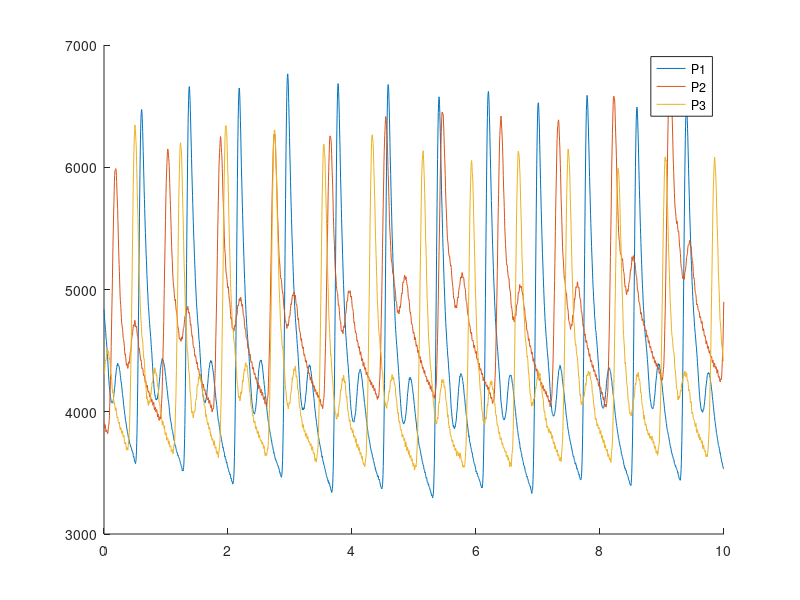

Write MATLAB code to recreate this figure. (Note: this script raises an error after producing the figure.)
%% Lena Castel-Wohnlich and Wolfgang Fuchs present: 
% Determination of ejection duration and flow model using pressure curves

%% Load Data, define important variables
clear;
close all;
load("Project3_02_Data.mat");
fs=250;                             %Sampling f; all freq in Hz
L= length(struct(1).pressure);      %Luckily all measurments of equal L


%% Visualize data
% Plot data
figure; hold on 
t= (0:L-1) *1/fs;
plot(t,struct(1).pressure,t,struct(2).pressure,t,struct(3).pressure)
legend("P1","P2","P3")

% Plot spectra
[P1,f1]=calculateSpectrum(fft(struct(1).pressure),fs);
[P2,f2]=calculateSpectrum(fft(struct(2).pressure),fs);
[P3,f3]=calculateSpectrum(fft(struct(3).pressure),fs);
figure; hold on
subplot(3,1,1); semilogy(f1,P1); title("FFT of Signal #1"); xlabel("Frequency [Hz]")
subplot(3,1,2); semilogy(f2,P2); title("FFT of Signal #2"); xlabel("Frequency [Hz]")
subplot(3,1,3); semilogy(f3,P3); title("FFT of Signal #3"); xlabel("Frequency [Hz]")

%% Filter 
% FFT suggests signal below and noise above 20Hz; 60Hz peak= powerline noise; 
% What is the 40Hz peak ?? Signal or noise? 40Hz noise?
% Filter toolbox: Creation of Lowpass with fc =30
% -> IIR filter with minimum order selcted (eliptic window)
f_c_L=30;

struct(1).x=filtfilt(IIR_Lowpass(f_c_L).sosMatrix, IIR_Lowpass(f_c_L).ScaleValues,struct(1).pressure);
struct(2).x=filtfilt(IIR_Lowpass(f_c_L).sosMatrix, IIR_Lowpass(f_c_L).ScaleValues,struct(2).pressure);
struct(3).x=filtfilt(IIR_Lowpass(f_c_L).sosMatrix, IIR_Lowpass(f_c_L).ScaleValues,struct(3).pressure);
figure; hold on
subplot(3,1,1);plot(t,struct(1).pressure,t,struct(1).x); xlabel("time (s)")
subplot(3,1,2);plot(t,struct(2).pressure,t,struct(2).x); xlabel("time (s)")
subplot(3,1,3);plot(t,struct(3).pressure,t,struct(3).x); xlabel("time (s)")

%% Split to single beats and scale plots
% using findpeaks, we detect the lowest values, where we assume a single
% beat starts. 
% 1 Pa = 133,322 mmHg


for i = 1:3
    
[struct(i).peak,struct(i).location] = findpeaks(-struct(i).x,t,'MinPeakDistance', 0.5);
struct(i).location = struct(i).location *fs/1;

for ii = 1:(length(struct(i).location)-1)
    a = struct(i).location(ii);
    b = struct(i).location(ii+1);
    struct(i).singlebeat(ii).signal = struct(i).x(round(a):round(b));           % round to create integer
    struct(i).singlebeat(ii).time = (0:length(struct(i).singlebeat(ii).signal)-1) *1/fs;
end
end 

mmHg_Pa = 0.02; % change of unit --> I don't know which unit it is


figure; title("Single beats #1");hold on;
for ii = 1:length(struct(1).location)-1
    plot(struct(1).singlebeat(ii).time,struct(1).singlebeat(ii).signal*mmHg_Pa); xlabel("time (s)")
    ylim([struct(1).dbp struct(1).sbp])
end


figure; title("Single beats #2");
for ii = 1:length(struct(2).location)-1
    hold on; 
    plot(struct(2).singlebeat(ii).time,struct(2).singlebeat(ii).signal*mmHg_Pa); xlabel("time (s)")
    ylim([struct(2).dbp struct(2).sbp])
end

figure; title("Single beats #3");
for ii = 1:length(struct(3).location)-1
    hold on; 
    plot(struct(3).singlebeat(ii).time,struct(3).singlebeat(ii).signal*mmHg_Pa); xlabel("time (s)")
    ylim([struct(3).dbp struct(3).sbp])
end


% figure; hold on
% subplot(3,1,1); plot(struct(1).x); hold on; plot(struct(1).location,-struct(1).peak,'x')
% subplot(3,1,2); plot(struct(2).x); hold on; plot(struct(2).location,-struct(2).peak,'x')
% subplot(3,1,3); plot(struct(3).x); hold on; plot(struct(3).location,-struct(3).peak,'x')
% xlabel("time (s)")
% this was just for testing if it fits

%% 3-point-moving-average filter



%% Systolic peak (absolute maximum)
for i = 1:3
for ii = 1:length(struct(i).location)-1
    [struct(i).singlebeat(ii).max,struct(i).singlebeat(ii).locmax] = max(struct(i).singlebeat(ii).signal);
end
end

%% Dicrotic notch (first local minimum after systolic peak)
for i = 1:3
for ii = 1:length(struct(i).location)-1
    [struct(i).singlebeat(ii).dicrotic,struct(i).singlebeat(ii).locdic] = findpeaks(-struct(i).singlebeat(ii).signal,struct(i).singlebeat(ii).time,'MinPeakProminence',100);
end
end


%%%%%%%%%%%%%%%% TEST PLOTS %%%%%%%%%%%%%%%%%%%%%%%%%%%%%%%%%%%%%%%%%%%%%%%%%%%%
figure; title("Single beats #1");hold on;
for ii = 1:length(struct(1).location)-1
    plot(struct(1).singlebeat(ii).time,struct(1).singlebeat(ii).signal); xlabel("time (s)")
    plot((struct(1).singlebeat(ii).locmax-1)/fs,struct(1).singlebeat(ii).max, 'x');
    plot(struct(1).singlebeat(ii).locdic,-struct(1).singlebeat(ii).dicrotic, 'o');
end


figure; title("Single beats #2");
for ii = 1:length(struct(2).location)-1
    hold on; 
    plot(struct(2).singlebeat(ii).time,struct(2).singlebeat(ii).signal); xlabel("time (s)"),
    plot((struct(2).singlebeat(ii).locmax-1)/fs,struct(2).singlebeat(ii).max, 'x');
    plot(struct(2).singlebeat(ii).locdic,-struct(2).singlebeat(ii).dicrotic, 'o');
end

figure; title("Single beats #3");
for ii = 1:length(struct(3).location)-1
    hold on; 
    plot(struct(3).singlebeat(ii).time,struct(3).singlebeat(ii).signal); xlabel("time (s)"),
    plot((struct(3).singlebeat(ii).locmax-1)/fs,struct(3).singlebeat(ii).max, 'x');
    plot(struct(3).singlebeat(ii).locdic,-struct(3).singlebeat(ii).dicrotic, 'o');
end

%% Ejection duration 
% in seconds
struct(1).ejtimeav = 0;
struct(2).ejtimeav = 0;
struct(3).ejtimeav = 0;

for i = 1:3
for ii = 1:length(struct(i).location)-1
    struct(i).singlebeat(ii).ejtime = struct(i).singlebeat(ii).locdic;
    struct(i).ejtimeav = struct(i).ejtimeav + struct(i).singlebeat(ii).ejtime;
end
    struct(i).ejtimeav = struct(i).ejtimeav/ii;
end